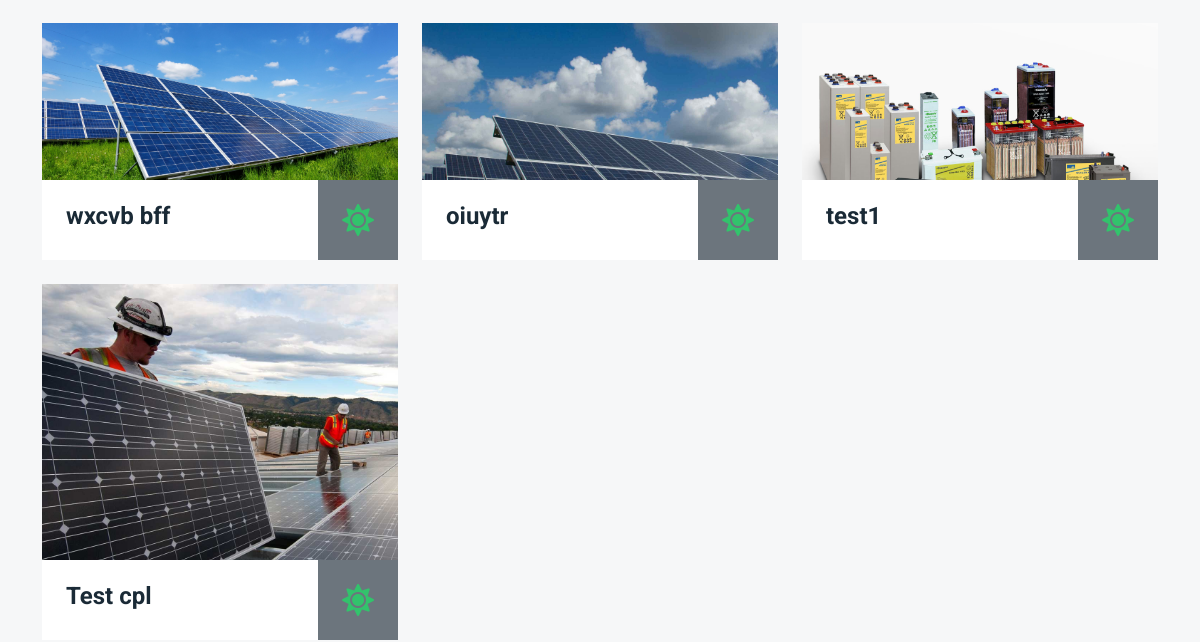
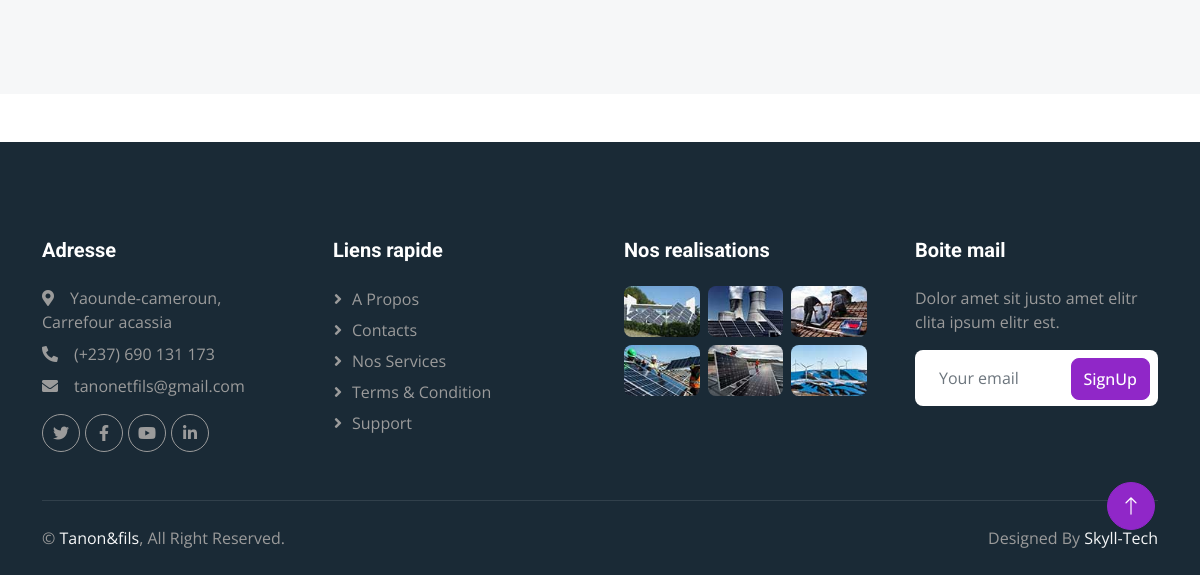
Page /all_article/ (lower part) on the earlier database version (2 pictures, top to bottom).
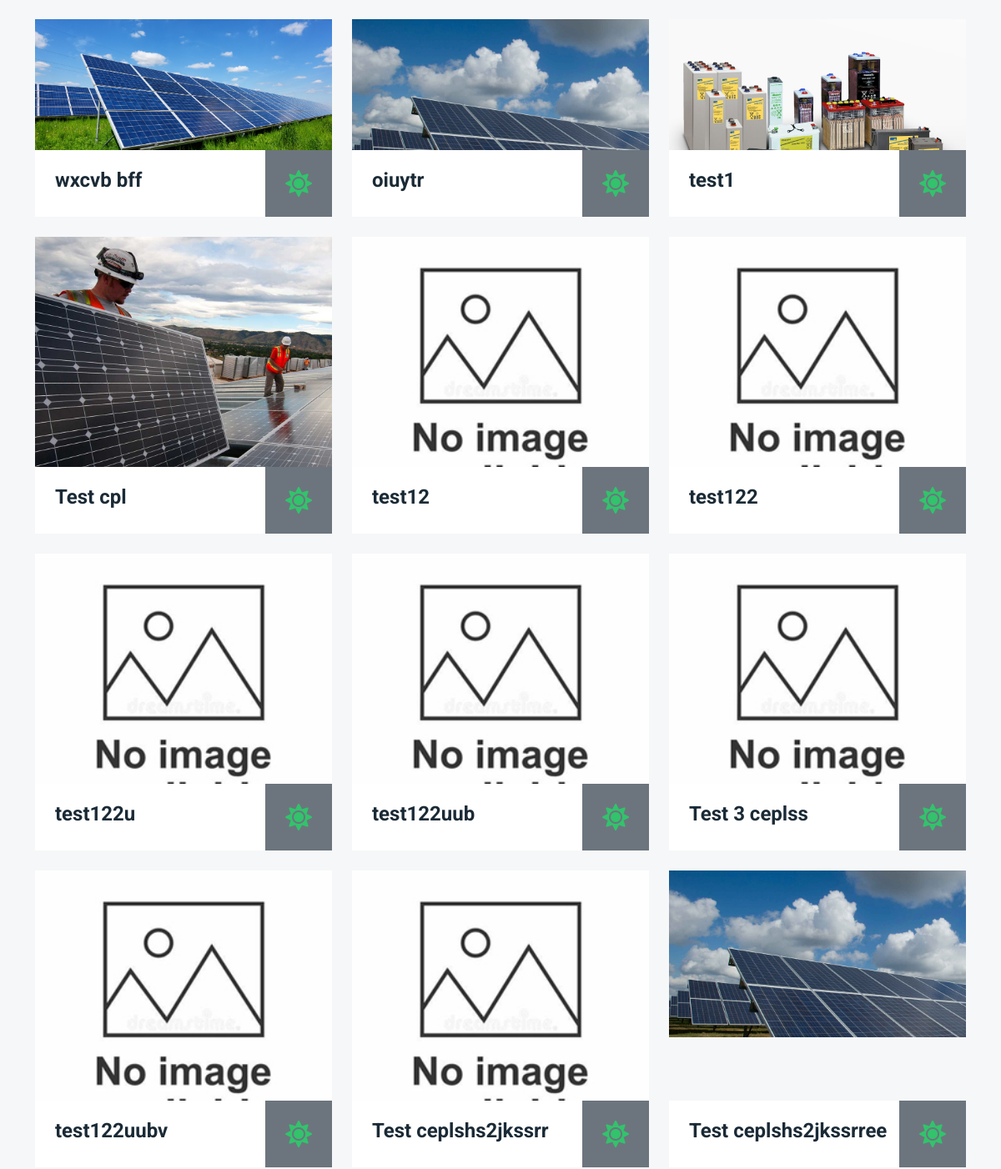
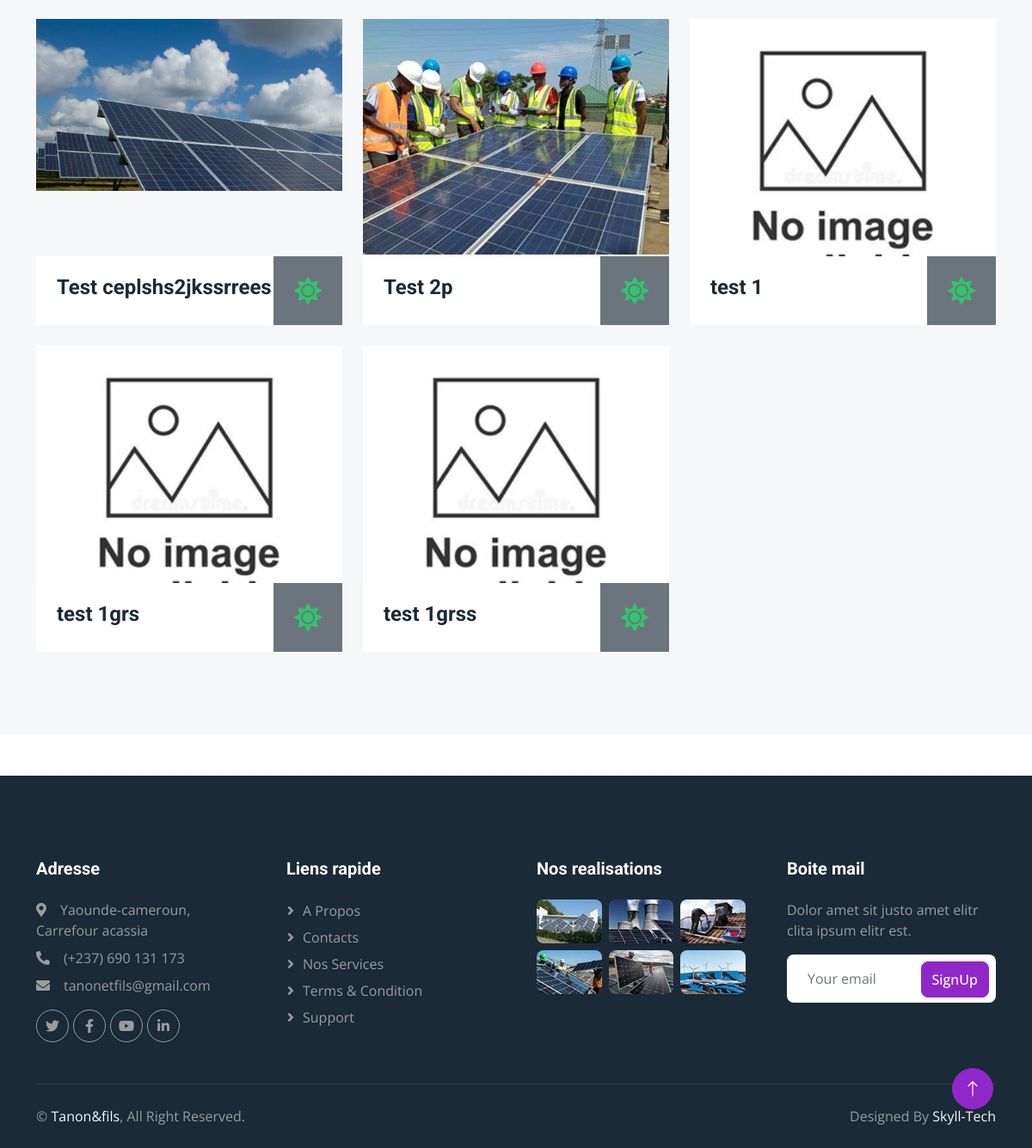
Same page on the later database version (2 pictures, top to bottom).
### Dashboard/models.py (models this page shows, shortened)
class Article(models.Model):
    DISPONIBLE = 'disponible'
    NON_DISPONIBLE = 'non disponible'
    CHOIX_STATUT = [(DISPONIBLE,'Disponible'), (NON_DISPONIBLE, 'Non disponible'),]  # liste de tuple pour le choix du statut d'un article
    Nom_article = models.CharField(max_length=50, unique=True)
    Marque_atc = models.CharField(max_length=25, blank=True, null=True)
    Categorie_atc = models.ForeignKey(Categorie, on_delete=models.CASCADE)
    Quantite_atc = models.IntegerField(validators=[MinValueValidator(0)], blank=True, null = True)
    Prix_atc = models.DecimalField(max_digits=10, decimal_places=2, null=True, blank=True)
    Description1_atc = models.CharField(max_length=256, blank=True, null = True)
    Description2_atc = models.TextField(blank=True, null = True)
    Image1_atc = models.ImageField(upload_to='images_articles/', blank=True, null=True)
    Image2_atc = models.ImageField(upload_to='images_articles/', blank=True, null=True)
    Image3_atc = models.ImageField(upload_to='images_articles/', blank=True, null=True)
    Image4_atc = models.ImageField(upload_to='images_articles/', blank=True, null=True)

### Home/views.py (the view)
# urls.py: path("all_article/", views.All_article, name="article"),
def All_article(request):
    article = Article.objects.all()
    categorie = Categorie.objects.all()
    context={"article":article, "categories":categorie}
    return render(request, "home/article.html", context)

### Home/templates/home/article.html (shortened to what this page needs)
{% extends "home/base.html" %}
{% load static %}
{% load humanize %}
{% block content %}
        <div class="container-fluid product bg-light pb-5">
            <div class="container pb-5">
                <div class="row g-4">
                        {% for article in article %}
                    <div class="col-lg-4 wow fadeInUp" data-wow-delay="0.2s">
                        <div class="product-item">
                            <div class="product-img">
                                {% if article.Image1_atc %}
                                    <img src="{{article.Image1_atc.url}}" class="img-fluid w-100" alt="Image">
                                {% else %}
                                    <img src="{% static "img1/OIP.jpg" %}" class="img-fluid w-100" alt="No Image">
                                {% endif %}
                            </div>
                            <div class="product-tytle">
                                <div class="d-flex align-items-center ps-4 w-100">
                                    <h4> {{article.Nom_article}} </h4>
                                </div>
                                <div class="btn-xl-square bg-secondary p-4" style="width: 80px; height: 80px;">
                                    <i class="fas fa-sun text-primary fa-2x "></i>
                                </div>
                            </div>
                        </div>
                    </div>
                        {% endfor %}
                </div>
            </div>
        </div>
{% endblock %}

Differences in the rows shown:
added Article: Nom_article "test12"
added Article: Nom_article "test122"
added Article: Nom_article "test122u"
added Article: Nom_article "test122uub"
added Article: Nom_article "Test 3 ceplss"
added Article: Nom_article "test122uubv"
added Article: Nom_article "Test ceplshs2jkssrr"
added Article: Image1_atc (picture), Nom_article "Test ceplshs2jkssrree"
added Article: Image1_atc (picture), Nom_article "Test ceplshs2jkssrrees"
added Article: Image1_atc (picture), Nom_article "Test 2p"
added Article: Nom_article "test 1"
added Article: Nom_article "test 1grs"
added Article: Nom_article "test 1grss"
